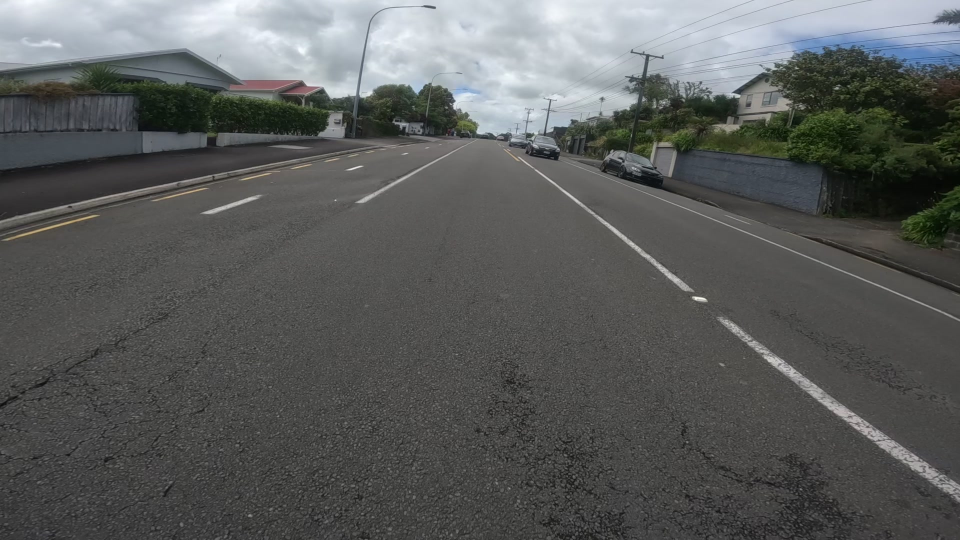
#> input picture cracking/Images/GX010120-140.jpg, 1920 x 1080 px (shown at 1/2 size)
$ python detect.py
#> lines starting #> are read from the running program, lines starting #| are printed output that depends on the picture; after the words box and inside, x2 and y2 are one past the last pixel; in counts of white or black regions, pixels touching at a corner belong together
import numpy as np
import cv2
from matplotlib import pyplot as plt

# read a cracked sample image
img = cv2.imread('GX010120-140.jpg')
#> img is the input picture: shape (1080, 1920, 3); mean B, G, R 91.7, 92.6, 90.5

# Convert into gray scale
gray = cv2.cvtColor(img, cv2.COLOR_BGR2GRAY)
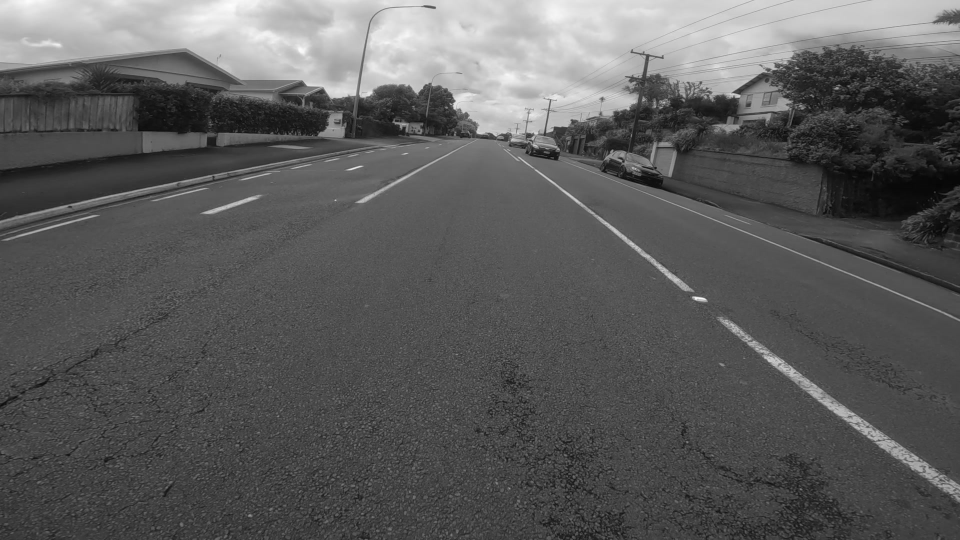
#> gray: shape (1080, 1920) (shown at 1/2 size); min 3, max 253, mean 91.9

# Image processing ( smoothing )
# Averaging
blur = cv2.blur(gray,(3,3))

# Apply logarithmic transform
img_log = (np.log(blur+1)/(np.log(1+np.max(blur))))*255
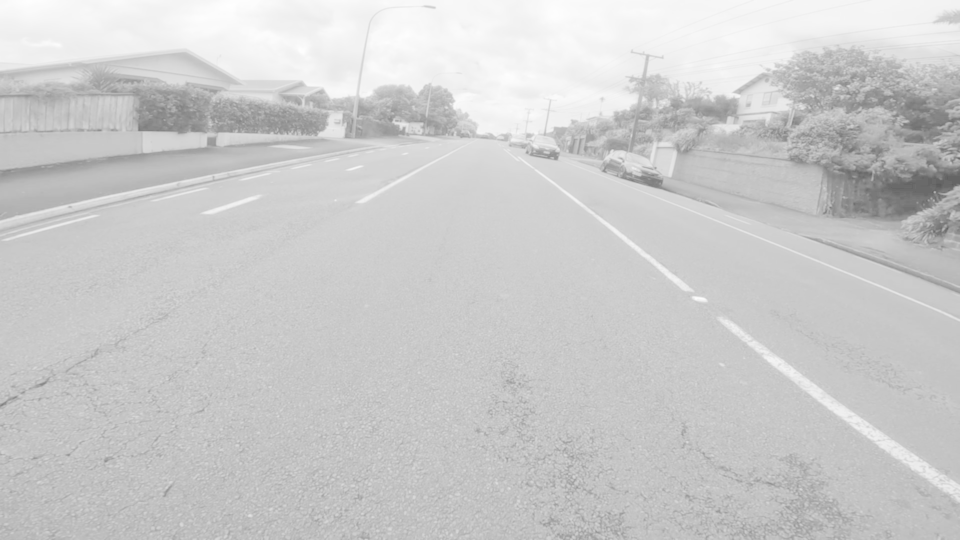
#> img_log: shape (1080, 1920) float16 (shown at 1/2 size); min 89.56, max 255, mean 203.1

# Specify the data type
img_log = np.array(img_log,dtype=np.uint8)

# Image smoothing: bilateral filter
bilateral = cv2.bilateralFilter(img_log, 5, 75, 75)

# Canny Edge Detection
edges = cv2.Canny(bilateral,100,200)
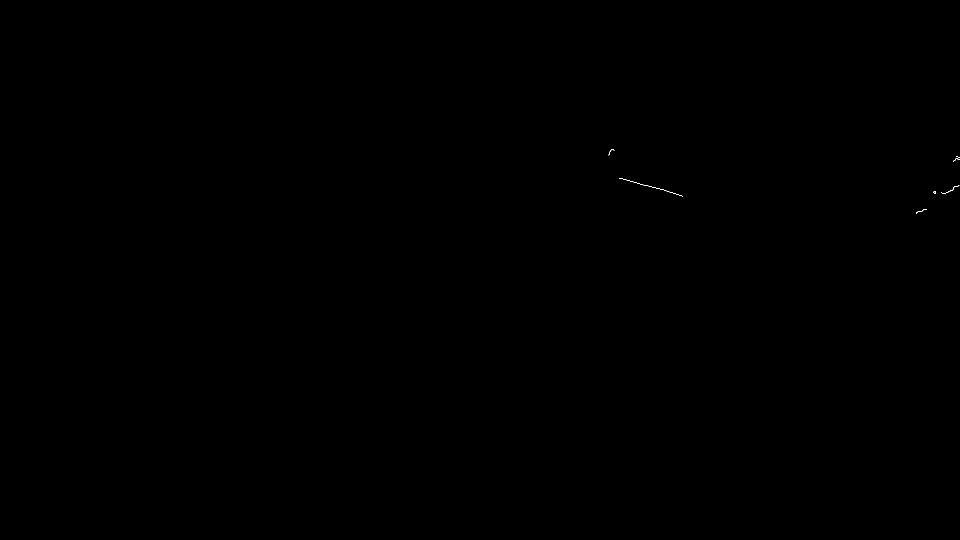
#> edges: shape (1080, 1920) (shown at 1/2 size); 0.01% white in thin lines or dots, all inside (x1, y1, x2, y2) = (1217, 298, 1920, 427)

# Morphological Closing Operator
kernel = np.ones((5,5),np.uint8)
closing = cv2.morphologyEx(edges, cv2.MORPH_CLOSE, kernel)

# Create feature detecting method
# sift = cv2.xfeatures2d.SIFT_create()
# surf = cv2.xfeatures2d.SURF_create()
orb = cv2.ORB_create(nfeatures=1500)

# Make featured Image
keypoints, descriptors = orb.detectAndCompute(closing, None)
#> keypoints = 122 keypoints; strongest (x, y, size): (1223, 299, 31), (1221, 300, 31), (1220, 300, 37.2), (1219, 303, 31)
featuredImg = cv2.drawKeypoints(closing, keypoints, None)

# Create an output image
cv2.imwrite('GX010120-140_output.jpg', featuredImg)

# Use plot to show original and output image
plt.subplot(121),plt.imshow(img)
plt.title('Original'),plt.xticks([]), plt.yticks([])
plt.subplot(122),plt.imshow(featuredImg,cmap='gray')
plt.title('Output Image'),plt.xticks([]), plt.yticks([])
plt.show()
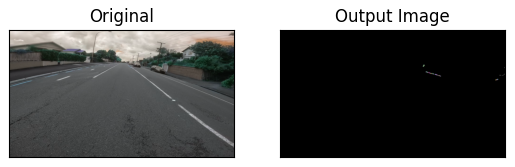
#> figure drawn by matplotlib, 2 panels; B, G, R data is drawn as R, G, B

$ run again, with cracking/Images/GX010120-138.jpg copied over cracking/Images/GX010120-140.jpg
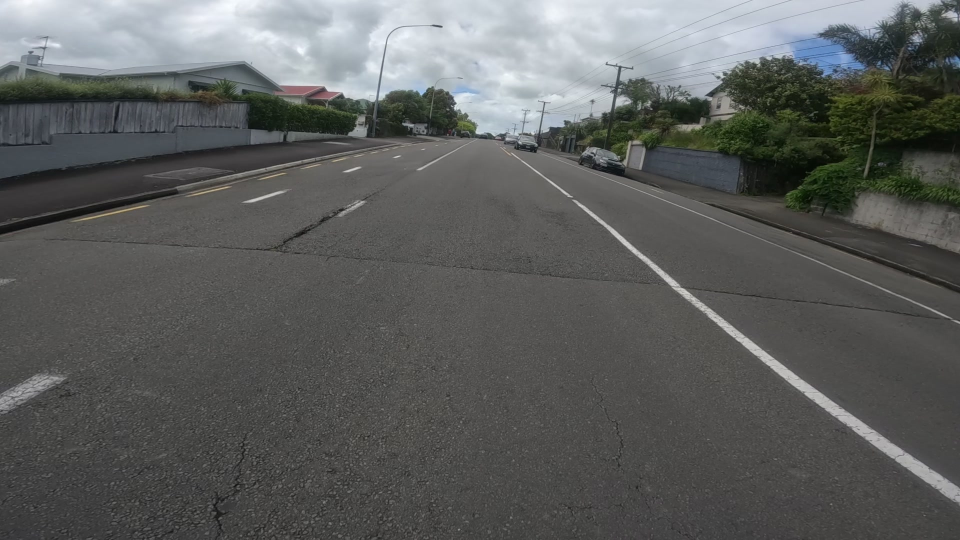
#> input picture cracking/Images/GX010120-138.jpg, 1920 x 1080 px (shown at 1/2 size)
#> img is the input picture: shape (1080, 1920, 3); mean B, G, R 93.2, 94.5, 92.6
#> `img_log = (np.log(blur+1)/(np.log(1+np.max(blur))))*255`:
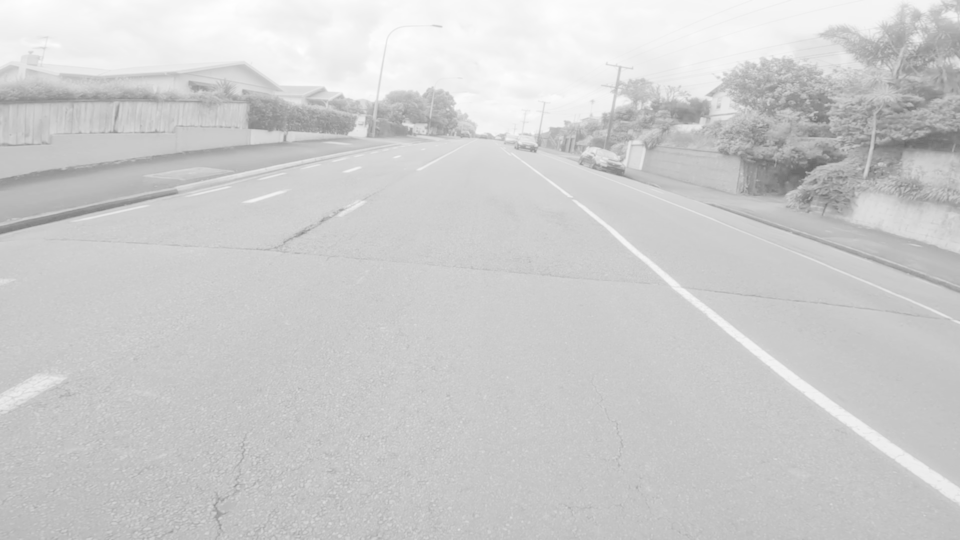
#> img_log: shape (1080, 1920) float16 (shown at 1/2 size); min 101.2, max 255, mean 204.9
#> edges: shape (1080, 1920); 0.03% white in thin lines or dots, all inside (x1, y1, x2, y2) = (0, 315, 1695, 469)
#> keypoints = 285 keypoints; strongest (x, y, size): (1615, 350, 37.2), (1616, 347, 37.2), (1616, 346, 44.6), (1616, 350, 44.6)
#> `plt.show()`:
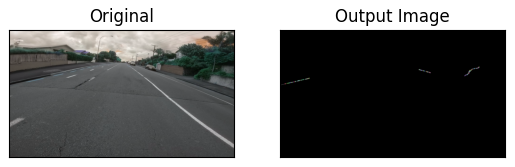
#> figure drawn by matplotlib, 2 panels; B, G, R data is drawn as R, G, B

$ run again, with cracking/Images/GX010120-139.jpg copied over cracking/Images/GX010120-140.jpg
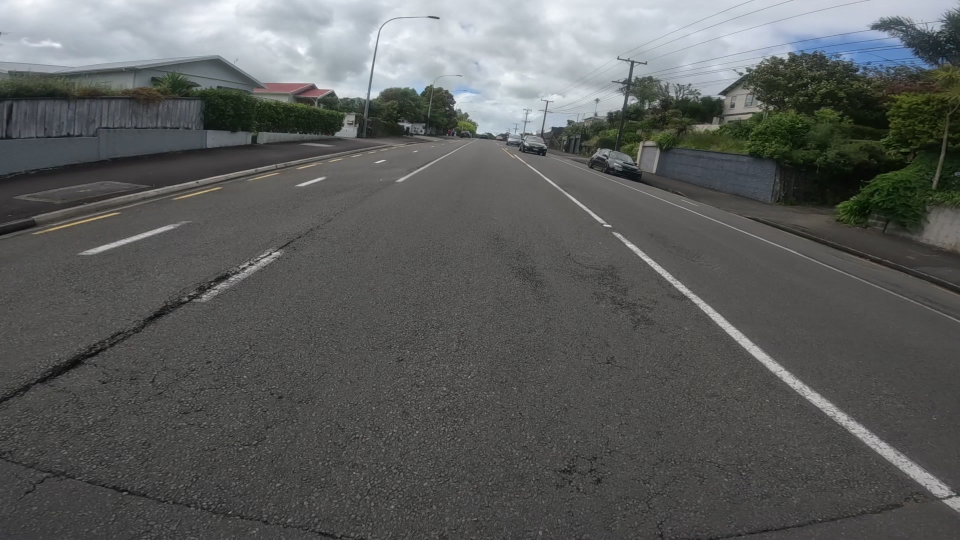
#> input picture cracking/Images/GX010120-139.jpg, 1920 x 1080 px (shown at 1/2 size)
#> img is the input picture: shape (1080, 1920, 3); mean B, G, R 92.1, 93.2, 91.3
#> `img_log = (np.log(blur+1)/(np.log(1+np.max(blur))))*255`:
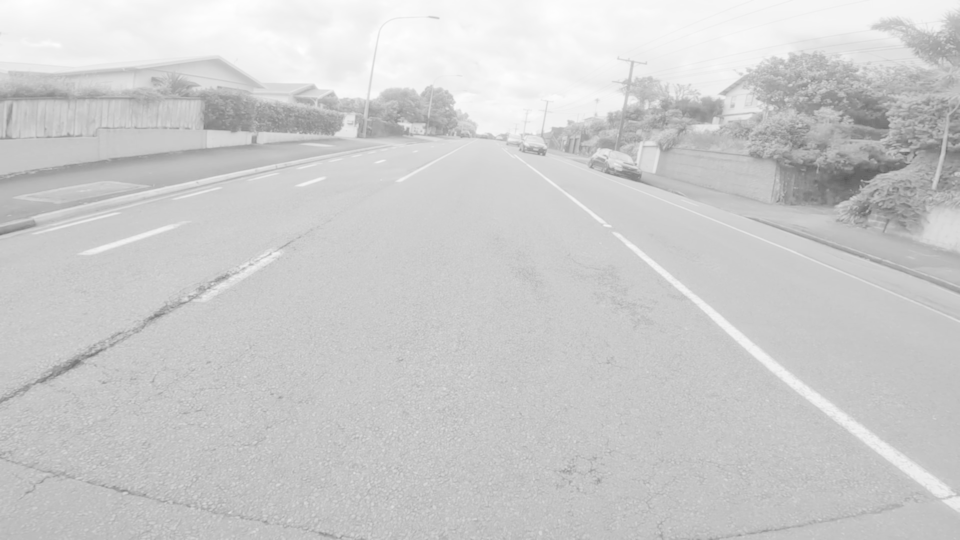
#> img_log: shape (1080, 1920) float16 (shown at 1/2 size); min 89.62, max 255, mean 203.9
#> edges: shape (1080, 1920); 0.02% white in thin lines or dots, all inside (x1, y1, x2, y2) = (0, 234, 1821, 471)
#> keypoints = 275 keypoints; strongest (x, y, size): (1780, 251, 31), (1775, 238, 37.2), (1778, 239, 37.2), (1774, 238, 44.6)
#> `plt.show()`:
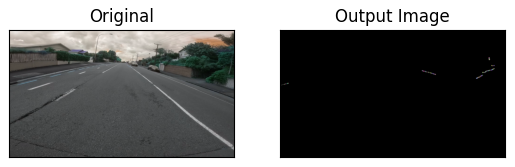
#> figure drawn by matplotlib, 2 panels; B, G, R data is drawn as R, G, B

$ run again, with cracking/Images/GX010120-142.jpg copied over cracking/Images/GX010120-140.jpg
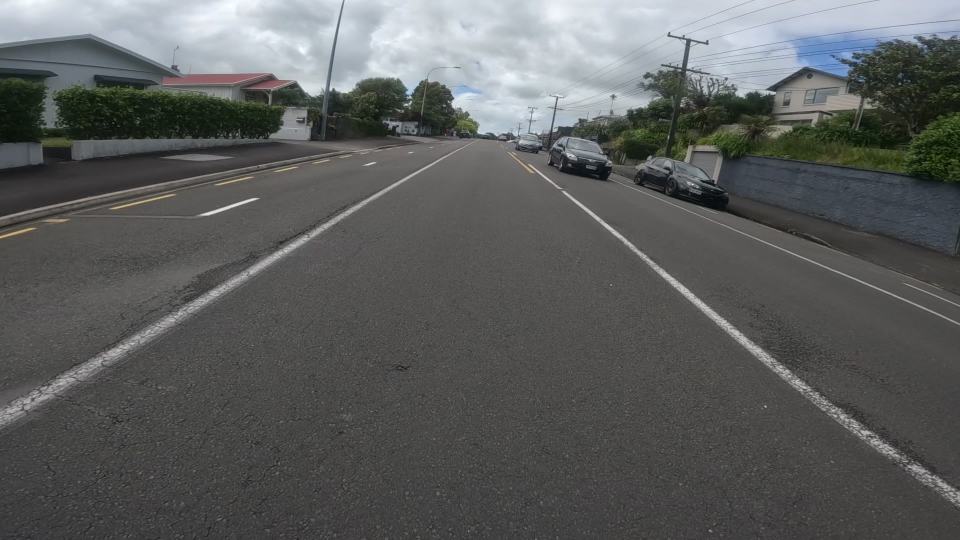
#> input picture cracking/Images/GX010120-142.jpg, 1920 x 1080 px (shown at 1/2 size)
#> img is the input picture: shape (1080, 1920, 3); mean B, G, R 93.2, 93.9, 92
#> `img_log = (np.log(blur+1)/(np.log(1+np.max(blur))))*255`:
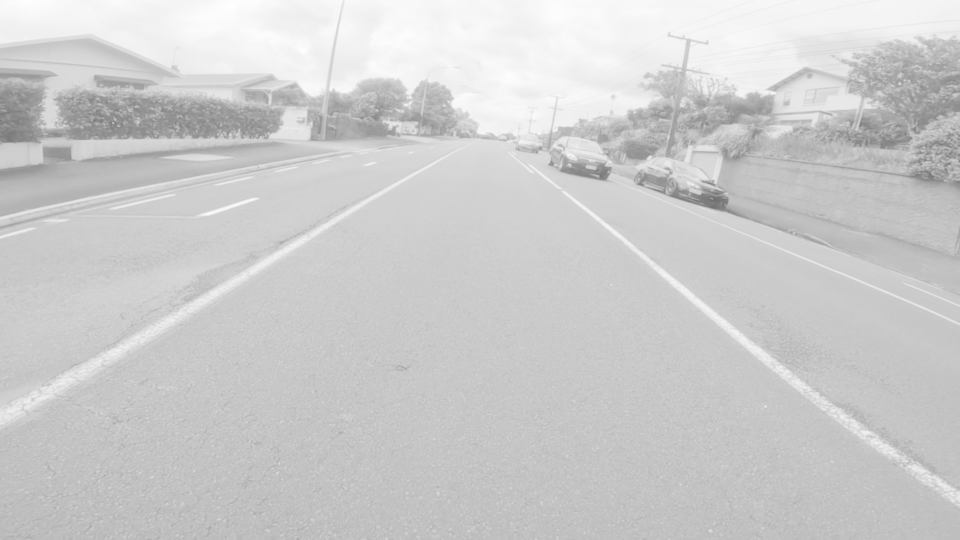
#> img_log: shape (1080, 1920) float16 (shown at 1/2 size); min 101.1, max 255, mean 204.2
#> edges: shape (1080, 1920); 0.03% white in thin lines or dots, all inside (x1, y1, x2, y2) = (1096, 228, 1725, 439)
#> keypoints = 421 keypoints; strongest (x, y, size): (1100, 328, 31), (1190, 336, 31), (1425, 372, 31), (1284, 369, 44.6)
#> `plt.show()`:
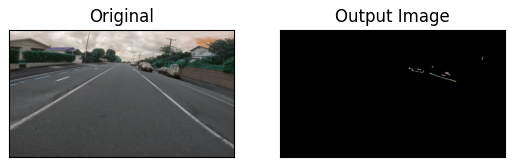
#> figure drawn by matplotlib, 2 panels; B, G, R data is drawn as R, G, B
